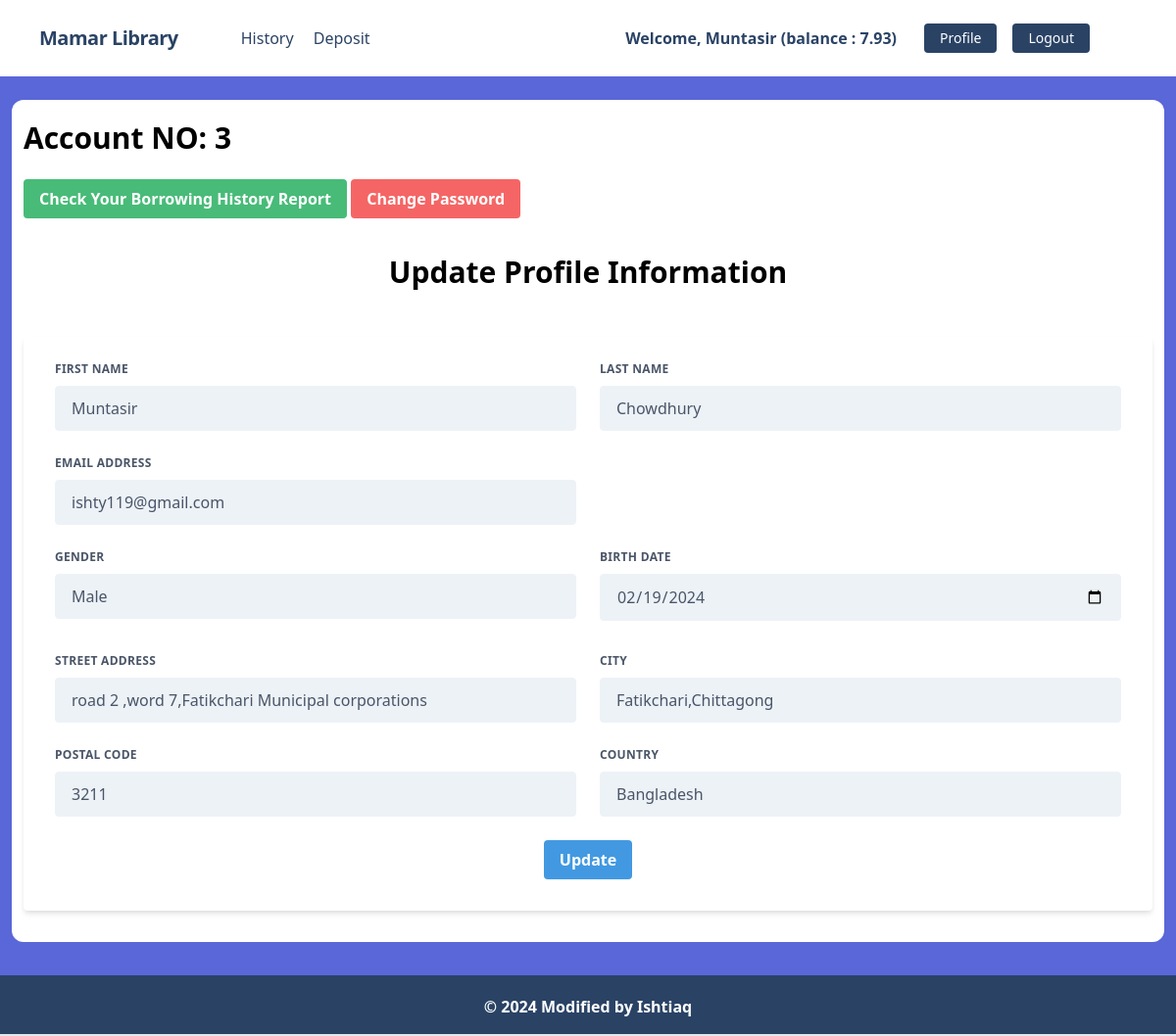
The page /users/profile/ (signed in) on the database its author committed.
### users/models.py (models this page shows, shortened)
class UserAccount(models.Model):
    user  = models.OneToOneField(User, related_name="account",on_delete=models.CASCADE)
    birth_date = models.DateTimeField(null=True,blank=True)
    gender = models.CharField(max_length=10,choices=GENDER)
    balance = models.DecimalField(max_digits=12,default=0,decimal_places=2)

class UserAddress(models.Model):
    user = models.OneToOneField(User,related_name="address",on_delete=models.CASCADE)
    street_address = models.CharField(max_length=100)
    city = models.CharField(max_length=100)
    postal_code = models.IntegerField()
    country = models.CharField(max_length=100)

### users/views.py (the view, shortened to what this page needs)
# urls.py: path('profile/', UserAccountUpdateView.as_view(), name='profile' ),
class UserAccountUpdateView(View):
    template_name = 'profile.html'
    def get(self,request):
        form = UserUpdateForm(instance=request.user)
        return render(request,self.template_name,{'form':form})

### users/templates/profile.html (shortened to what this page needs)
{% extends 'base.html' %}
{% load static %}
{% block body %}
<div class="bg-white px-3 py-4 rounded-xl my-6 mx-3">
    <h4 class="font-bold text-3xl text-left pb-5">Account NO: {{request.user.account.id}}</h4>
    <a href="{% url 'history' %}" class="bg-green-500 hover:bg-green-700 text-white font-bold py-2 px-4 inline-block rounded focus:outline-none focus:shadow-outline">
      Check Your Borrowing History Report
    </a>
    <a href="{% url 'password_change' %}" class="bg-red-500 hover:bg-red-700 text-white font-bold py-2 px-4 inline-block  rounded focus:outline-none focus:shadow-outline">
      Change Password
    </a>
    <h1 class="font-bold text-3xl text-center pt-8 pb-1 ">Update Profile Information</h1>
    <div class="w-full mt-10">
        <form method="post" class="bg-white shadow-md rounded px-8 pt-6 pb-8 mb-4">
            <div class="flex flex-wrap -mx-3 mb-6">
                <div class="w-full md:w-1/2 px-3 mb-6 md:mb-0">
                    <label class="block uppercase tracking-wide text-gray-700 text-xs font-bold mb-2" for="{{ form.first_name.id_for_label }}">
                        {{ form.first_name.label }}
                    </label> {{ form.first_name }}
                </div>
                <div class="w-full md:w-1/2 px-3">
                    <label class="block uppercase tracking-wide text-gray-700 text-xs font-bold mb-2" for="{{ form.last_name.id_for_label }}">
                        {{ form.last_name.label }}
                    </label> {{ form.last_name }}
                </div>
            </div>
            <div class="flex flex-wrap -mx-3 mb-6">
                <div class="w-full md:w-1/2 px-3 mb-6 md:mb-0">
                    <label class="block uppercase tracking-wide text-gray-700 text-xs font-bold mb-2" for="{{ form.email.id_for_label }}">
                        {{ form.email.label }}
                    </label> {{ form.email }}
                </div>
            </div>
            <div class="flex flex-wrap -mx-3 mb-6">
                <div class="w-full md:w-1/2 px-3 mb-6 md:mb-0">
                    <label class="block uppercase tracking-wide text-gray-700 text-xs font-bold mb-2" for="{{ form.gender.id_for_label }}">
                        {{ form.gender.label }}
                    </label> {{ form.gender }}
                </div>
                <div class="w-full md:w-1/2 px-3 mb-6 md:mb-0">
                    <label class="block uppercase tracking-wide text-gray-700 text-xs font-bold mb-2" for="{{ form.birth_date.id_for_label }}">
                        {{ form.birth_date.label }}
                    </label> {{ form.birth_date }}
                </div>
            </div>
            <div class="flex flex-wrap -mx-3">
                <div class="w-full md:w-1/2 px-3 mb-6 md:mb-0">
                </div>
                <div class="w-full md:w-1/2 px-3 mb-6 md:mb-0">
                </div>
            </div>
            <div class="flex flex-wrap -mx-3 mb-6">
                <div class="w-full md:w-1/2 px-3 mb-6 md:mb-0">
                    <label class="block uppercase tracking-wide text-gray-700 text-xs font-bold mb-2" for="{{ form.street_address.id_for_label }}">
                        {{ form.street_address.label }}
                    </label> {{ form.street_address }}
                </div>
                <div class="w-full md:w-1/2 px-3">
                    <label class="block uppercase tracking-wide text-gray-700 text-xs font-bold mb-2" for="{{ form.city.id_for_label }}">
                        {{ form.city.label }}
                    </label> {{ form.city }}
                </div>
            </div>
            <div class="flex flex-wrap -mx-3 mb-6">
                <div class="w-full md:w-1/2 px-3 mb-6 md:mb-0">
                    <label class="block uppercase tracking-wide text-gray-700 text-xs font-bold mb-2" for="{{ form.postal_code.id_for_label }}">
                        {{ form.postal_code.label }}
                    </label> {{ form.postal_code }}
                </div>
                <div class="w-full md:w-1/2 px-3">
                    <label class="block uppercase tracking-wide text-gray-700 text-xs font-bold mb-2" for="{{ form.country.id_for_label }}">
                        {{ form.country.label }}
                    </label> {{ form.country }}
                </div>
            </div>
            <div class="flex items-center justify-center gap-3">
                <button class="bg-blue-500 hover:bg-blue-700 text-white font-bold py-2 px-4 rounded focus:outline-none focus:shadow-outline" type="submit">
                    Update
                </button>
            </div>
        </form>
    </div>
</div>
{% endblock %}

### core/templates/navbar.html (shortened to what this page needs)
<nav class="flex items-center justify-between flex-wrap bg-white p-6 px-10">
    <div class="flex items-center flex-shrink-0 text-white mr-6">
        <span class="font-semibold text-xl tracking-tight text-blue-900"><a href="/">Mamar Library</a></span>
    </div>
    <div class="w-full block flex-grow lg:flex lg:items-center lg:w-auto px-10">
        {% if request.user.is_authenticated %}
            <div class="text-md lg:flex-grow">
                <a href="{% url 'history' %}" class="block mt-4 lg:inline-block lg:mt-0 text-blue-900 hover:text-red-900 hover:font-black mr-4">
                    History
                </a>
                <a href="{% url 'deposit_money' %}" class="block mt-4 lg:inline-block lg:mt-0 text-blue-900 hover:text-red-900 hover:font-black mr-4">
                    Deposit
                </a>
            </div>
            <div class="flex w-auto">
                <div class="text-blue-900 my-auto font-black px-5">Welcome, {{ request.user.first_name }} (balance : {{request.user.account.balance}}) </div>
                <a href="{% url 'profile' %}" class="mx-2 inline-block font-medium text-sm px-4 py-2 leading-none bg-blue-900 rounded text-white border-white hover:border-transparent hover:text-dark hover:bg-red-700 mt-4 lg:mt-0">Profile</a>
                <a href="{% url 'logout' %}" class="mx-2 inline-block font-medium text-sm px-4 py-2 leading-none bg-blue-900 rounded text-white border-white hover:border-transparent hover:text-dark hover:bg-red-700 mt-4 lg:mt-0">Logout</a>
            </div>
        {% endif %}
    </div>
</nav>

### rows shown on the page
UserAddress: street_address "road 2 ,word 7,Fatikchari Municipal corporations", city "Fatikchari,Chittagong", country "Bangladesh"

### other values the page prints
{{ request.user.first_name }} "Muntasir"
{{ request.user.account.balance }} "7.93"
{{ request.user.account.id }} "3"
